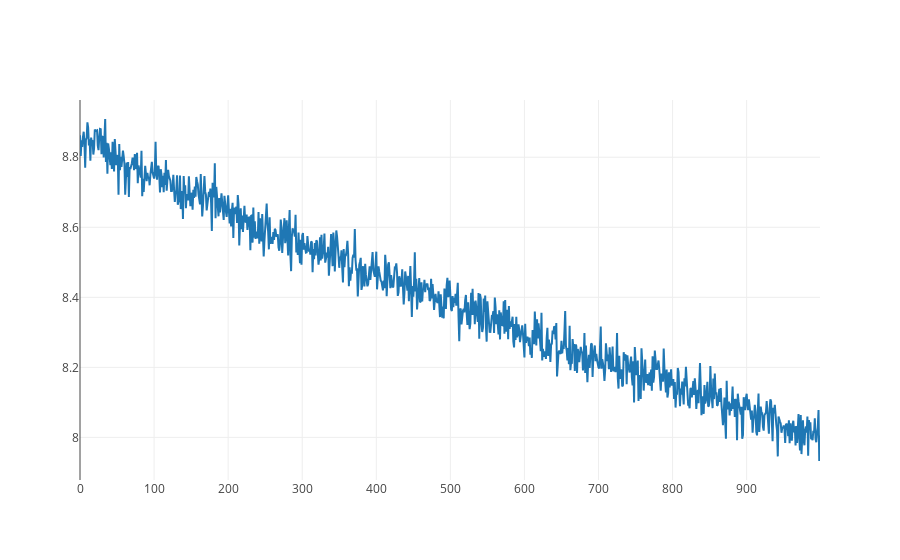

The notebook cell saved with this chart:
### Code cell
p = MixtureOfMultinomials(config)
q = AmortizedDiscrete(config)
losses = optimize(p.model, q.guide, trace, data)
iplot([go.Scatter(x=list(range(len(losses))), y=losses)])

### Figure 1 — Plotly figure (JSON) as saved in the notebook; plotly's stock layout.template omitted (floating-point values rounded to 4 significant figures; data arrays with more than 128 entries replaced by an {"elided": "..."} marker saying what was removed)
{"data": [{"type": "scatter", "uid": "d77da12e-ddbd-11e8-855f-0242ac1c0002", "x": {"elided": "1000 int values"}, "y": {"elided": "1000 float values"}}], "layout": {}}
